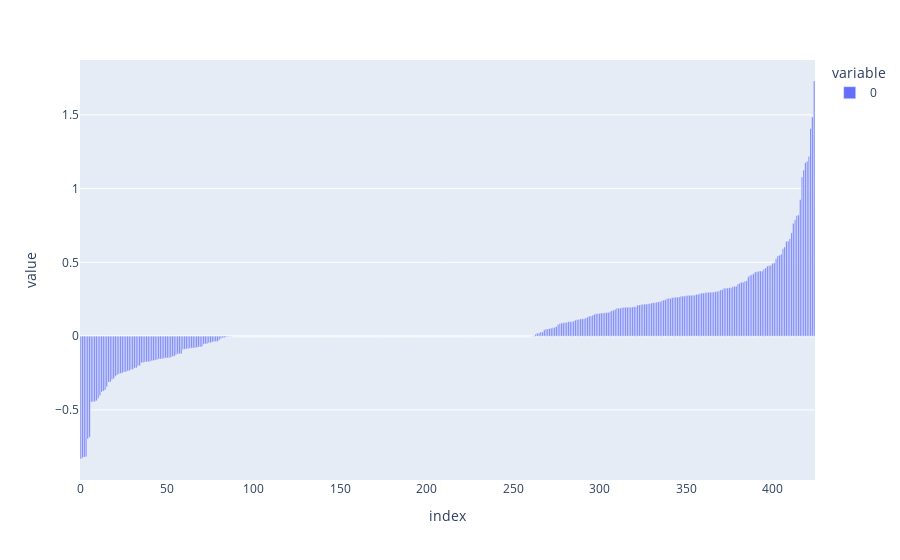

Notebook cell for this chart:
### Code cell
### Weighted
px.bar(sorted(pair_weighted_all_sequrities[pair_weighted_all_sequrities < 2]))

### Figure 1 — Plotly figure (JSON) as saved in the notebook; plotly's stock layout.template omitted (floating-point values rounded to 4 significant figures; data arrays with more than 128 entries replaced by an {"elided": "..."} marker saying what was removed)
{"data": [{"alignmentgroup": "True", "hovertemplate": "variable=0<br>index=%{x}<br>value=%{y}<extra></extra>", "legendgroup": "0", "marker": {"color": "#636efa", "pattern": {"shape": ""}}, "name": "0", "offsetgroup": "0", "orientation": "v", "showlegend": true, "textposition": "auto", "type": "bar", "x": {"elided": "425 int values"}, "xaxis": "x", "y": {"elided": "425 float values"}, "yaxis": "y"}], "layout": {"barmode": "relative", "legend": {"title": {"text": "variable"}, "tracegroupgap": 0}, "margin": {"t": 60}, "xaxis": {"anchor": "y", "domain": [0, 1], "title": {"text": "index"}}, "yaxis": {"anchor": "x", "domain": [0, 1], "title": {"text": "value"}}}}
